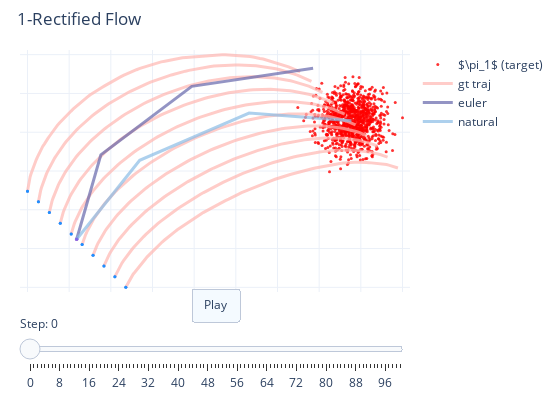
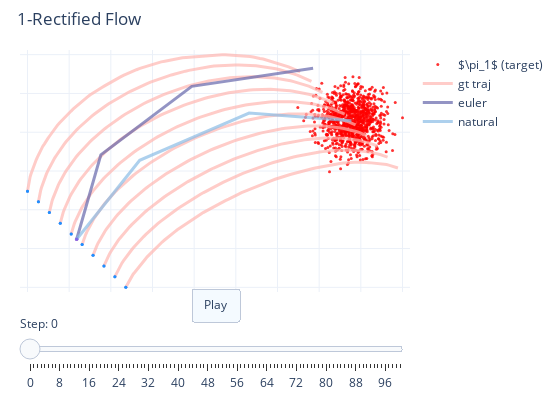

The notebook cell saved with these charts, in order:
### Code cell
velocity = NadarayaWatson(pi_0_sample=D0, pi_1_sample=D1, sample_size=5000, bandwidth=0.3, use_dot_x_t=True, interp=interp)

print(interp.name)

rectified_flow = RectifiedFlow(
    data_shape=(2,),
    velocity_field=velocity,
    interp=velocity.interp,
    source_distribution=pi_0,
    device=device,
)

euler = EulerSampler(
    rectified_flow=rectified_flow,
    num_steps=100,
)

natural_euler = CurvedEulerSampler(
    rectified_flow=rectified_flow,
	num_steps=100,
)

gt_traj = euler.sample_loop(x_0=gt_x_0).trajectories

euler_traj = euler.sample_loop(x_0=sample_x_0, num_steps=3).trajectories

natural_euler_traj = natural_euler.sample_loop(x_0=sample_x_0, num_steps=3).trajectories

visualize_2d_trajectories_plotly(
    trajectories_dict={"gt traj": gt_traj, "euler": euler_traj, "natural": natural_euler_traj},
    D1_gt_samples=D1[:1000],
    num_trajectories=50,
	title="1-Rectified Flow",
    trajectory_width=3,
)

### Figure 1 — Plotly figure (JSON) as saved in the notebook; plotly's stock layout.template omitted (floating-point values rounded to 4 significant figures; data arrays with more than 128 entries replaced by an {"elided": "..."} marker saying what was removed)
{"data": [{"hovertemplate": "(%{x:.3f}, %{y:.3f})<extra>target data</extra>", "marker": {"color": "red", "opacity": 0.8, "size": 3}, "mode": "markers", "name": "$\\pi_1$ (target)", "showlegend": true, "type": "scatter", "x": {"elided": "1000 float values"}, "y": {"elided": "1000 float values"}}, {"hoverinfo": "skip", "line": {"color": "#FFB7B2", "dash": "solid", "width": 3}, "mode": "lines", "name": "gt traj", "opacity": 0.7, "showlegend": true, "type": "scatter", "x": {"elided": "1020 float values"}, "y": {"elided": "1020 float values"}}, {"hovertemplate": "(%{x:.3f}, %{y:.3f})<extra>initial noise</extra>", "marker": {"color": "royalblue", "opacity": 0.8, "size": 3, "symbol": "circle"}, "mode": "markers", "name": "$\\pi_0$ (initial noise)", "showlegend": false, "type": "scatter", "x": [-6.5, -6.167, -5.833, -5.5, -5.167, -4.833, -4.5, -4.167, -3.833, -3.5], "y": [1.5, 1.167, 0.8333, 0.5, 0.1667, -0.1667, -0.5, -0.8333, -1.167, -1.5]}, {"hoverinfo": "skip", "line": {"color": "#6667AB", "dash": "solid", "width": 3}, "mode": "lines", "name": "euler", "opacity": 0.7, "showlegend": true, "type": "scatter", "x": [-5, -4.262, -1.486, 2.216, null], "y": [0, 2.631, 4.767, 5.335, null]}, {"hovertemplate": "(%{x:.3f}, %{y:.3f})<extra>initial noise</extra>", "marker": {"color": "royalblue", "opacity": 0.8, "size": 3, "symbol": "cross"}, "mode": "markers", "name": "$\\pi_0$ (initial noise)", "showlegend": false, "type": "scatter", "x": [-5], "y": [0]}, {"hoverinfo": "skip", "line": {"color": "#8ABDE5", "dash": "solid", "width": 3}, "mode": "lines", "name": "natural", "opacity": 0.7, "showlegend": true, "type": "scatter", "x": [-5, -3.076, 0.2624, 3.386, null], "y": [0, 2.462, 3.934, 3.696, null]}, {"hovertemplate": "(%{x:.3f}, %{y:.3f})<extra>initial noise</extra>", "marker": {"color": "royalblue", "opacity": 0.8, "size": 3, "symbol": "x"}, "mode": "markers", "name": "$\\pi_0$ (initial noise)", "showlegend": false, "type": "scatter", "x": [-5], "y": [0]}, {"hovertemplate": "(%{x:.3f}, %{y:.3f})<extra>%{fullData.name}</extra>", "marker": {"color": "#1E90FF", "size": 3}, "mode": "markers", "name": "gt traj", "showlegend": false, "type": "scatter", "x": [-6.5, -6.167, -5.833, -5.5, -5.167, -4.833, -4.5, -4.167, -3.833, -3.5], "y": [1.5, 1.167, 0.8333, 0.5, 0.1667, -0.1667, -0.5, -0.8333, -1.167, -1.5]}, {"hovertemplate": "(%{x:.3f}, %{y:.3f})<extra>%{fullData.name}</extra>", "marker": {"color": "#FF69B4", "size": 3}, "mode": "markers", "name": "euler", "showlegend": false, "type": "scatter", "x": [-5], "y": [0]}, {"hovertemplate": "(%{x:.3f}, %{y:.3f})<extra>%{fullData.name}</extra>", "marker": {"color": "#7B68EE", "size": 3}, "mode": "markers", "name": "natural", "showlegend": false, "type": "scatter", "x": [-5], "y": [0]}], "layout": {"height": 400, "margin": {"b": 20, "l": 20, "r": 20, "t": 50}, "showlegend": true, "sliders": [{"active": 0, "currentvalue": {"prefix": "Step: "}, "pad": {"t": 20}, "steps": [{"args": [["0"], {"frame": {"duration": 0, "redraw": true}, "mode": "immediate", "transition": {"duration": 0}}], "label": "0", "method": "animate"}, {"args": [["1"], {"frame": {"duration": 0, "redraw": true}, "mode": "immediate", "transition": {"duration": 0}}], "label": "1", "method": "animate"}, {"args": [["2"], {"frame": {"duration": 0, "redraw": true}, "mode": "immediate", "transition": {"duration": 0}}], "label": "2", "method": "animate"}, {"args": [["3"], {"frame": {"duration": 0, "redraw": true}, "mode": "immediate", "transition": {"duration": 0}}], "label": "3", "method": "animate"}, {"args": [["4"], {"frame": {"duration": 0, "redraw": true}, "mode": "immediate", "transition": {"duration": 0}}], "label": "4", "method": "animate"}, {"args": [["5"], {"frame": {"duration": 0, "redraw": true}, "mode": "immediate", "transition": {"duration": 0}}], "label": "5", "method": "animate"}, {"args": [["6"], {"frame": {"duration": 0, "redraw": true}, "mode": "immediate", "transition": {"duration": 0}}], "label": "6", "method": "animate"}, {"args": [["7"], {"frame": {"duration": 0, "redraw": true}, "mode": "immediate", "transition": {"duration": 0}}], "label": "7", "method": "animate"}, {"args": [["8"], {"frame": {"duration": 0, "redraw": true}, "mode": "immediate", "transition": {"duration": 0}}], "label": "8", "method": "animate"}, {"args": [["9"], {"frame": {"duration": 0, "redraw": true}, "mode": "immediate", "transition": {"duration": 0}}], "label": "9", "method": "animate"}, {"args": [["10"], {"frame": {"duration": 0, "redraw": true}, "mode": "immediate", "transition": {"duration": 0}}], "label": "10", "method": "animate"}, {"args": [["11"], {"frame": {"duration": 0, "redraw": true}, "mode": "immediate", "transition": {"duration": 0}}], "label": "11", "method": "animate"}, {"args": [["12"], {"frame": {"duration": 0, "redraw": true}, "mode": "immediate", "transition": {"duration": 0}}], "label": "12", "method": "animate"}, {"args": [["13"], {"frame": {"duration": 0, "redraw": true}, "mode": "immediate", "transition": {"duration": 0}}], "label": "13", "method": "animate"}, {"args": [["14"], {"frame": {"duration": 0, "redraw": true}, "mode": "immediate", "transition": {"duration": 0}}], "label": "14", "method": "animate"}, {"args": [["15"], {"frame": {"duration": 0, "redraw": true}, "mode": "immediate", "transition": {"duration": 0}}], "label": "15", "method": "animate"}, {"args": [["16"], {"frame": {"duration": 0, "redraw": true}, "mode": "immediate", "transition": {"duration": 0}}], "label": "16", "method": "animate"}, {"args": [["17"], {"frame": {"duration": 0, "redraw": true}, "mode": "immediate", "transition": {"duration": 0}}], "label": "17", "method": "animate"}, {"args": [["18"], {"frame": {"duration": 0, "redraw": true}, "mode": "immediate", "transition": {"duration": 0}}], "label": "18", "method": "animate"}, {"args": [["19"], {"frame": {"duration": 0, "redraw": true}, "mode": "immediate", "transition": {"duration": 0}}], "label": "19", "method": "animate"}, {"args": [["20"], {"frame": {"duration": 0, "redraw": true}, "mode": "immediate", "transition": {"duration": 0}}], "label": "20", "method": "animate"}, {"args": [["21"], {"frame": {"duration": 0, "redraw": true}, "mode": "immediate", "transition": {"duration": 0}}], "label": "21", "method": "animate"}, {"args": [["22"], {"frame": {"duration": 0, "redraw": true}, "mode": "immediate", "transition": {"duration": 0}}], "label": "22", "method": "animate"}, {"args": [["23"], {"frame": {"duration": 0, "redraw": true}, "mode": "immediate", "transition": {"duration": 0}}], "label": "23", "method": "animate"}, {"args": [["24"], {"frame": {"duration": 0, "redraw": true}, "mode": "immediate", "transition": {"duration": 0}}], "label": "24", "method": "animate"}, {"args": [["25"], {"frame": {"duration": 0, "redraw": true}, "mode": "immediate", "transition": {"duration": 0}}], "label": "25", "method": "animate"}, {"args": [["26"], {"frame": {"duration": 0, "redraw": true}, "mode": "immediate", "transition": {"duration": 0}}], "label": "26", "method": "animate"}, {"args": [["27"], {"frame": {"duration": 0, "redraw": true}, "mode": "immediate", "transition": {"duration": 0}}], "label": "27", "method": "animate"}, {"args": [["28"], {"frame": {"duration": 0, "redraw": true}, "mode": "immediate", "transition": {"duration": 0}}], "label": "28", "method": "animate"}, {"args": [["29"], {"frame": {"duration": 0, "redraw": true}, "mode": "immediate", "transition": {"duration": 0}}], "label": "29", "method": "animate"}, {"args": [["30"], {"frame": {"duration": 0, "redraw": true}, "mode": "immediate", "transition": {"duration": 0}}], "label": "30", "method": "animate"}, {"args": [["31"], {"frame": {"duration": 0, "redraw": true}, "mode": "immediate", "transition": {"duration": 0}}], "label": "31", "method": "animate"}, {"args": [["32"], {"frame": {"duration": 0, "redraw": true}, "mode": "immediate", "transition": {"duration": 0}}], "label": "32", "method": "animate"}, {"args": [["33"], {"frame": {"duration": 0, "redraw": true}, "mode": "immediate", "transition": {"duration": 0}}], "label": "33", "method": "animate"}, {"args": [["34"], {"frame": {"duration": 0, "redraw": true}, "mode": "immediate", "transition": {"duration": 0}}], "label": "34", "method": "animate"}, {"args": [["35"], {"frame": {"duration": 0, "redraw": true}, "mode": "immediate", "transition": {"duration": 0}}], "label": "35", "method": "animate"}, {"args": [["36"], {"frame": {"duration": 0, "redraw": true}, "mode": "immediate", "transition": {"duration": 0}}], "label": "36", "method": "animate"}, {"args": [["37"], {"frame": {"duration": 0, "redraw": true}, "mode": "immediate", "transition": {"duration": 0}}], "label": "37", "method": "animate"}, {"args": [["38"], {"frame": {"duration": 0, "redraw": true}, "mode": "immediate", "transition": {"duration": 0}}], "label": "38", "method": "animate"}, {"args": [["39"], {"frame": {"duration": 0, "redraw": true}, "mode": "immediate", "transition": {"duration": 0}}], "label": "39", "method": "animate"}, {"args": [["40"], {"frame": {"duration": 0, "redraw": true}, "mode": "immediate", "transition": {"duration": 0}}], "label": "40", "method": "animate"}, {"args": [["41"], {"frame": {"duration": 0, "redraw": true}, "mode": "immediate", "transition": {"duration": 0}}], "label": "41", "method": "animate"}, {"args": [["42"], {"frame": {"duration": 0, "redraw": true}, "mode": "immediate", "transition": {"duration": 0}}], "label": "42", "method": "animate"}, {"args": [["43"], {"frame": {"duration": 0, "redraw": true}, "mode": "immediate", "transition": {"duration": 0}}], "label": "43", "method": "animate"}, {"args": [["44"], {"frame": {"duration": 0, "redraw": true}, "mode": "immediate", "transition": {"duration": 0}}], "label": "44", "method": "animate"}, {"args": [["45"], {"frame": {"duration": 0, "redraw": true}, "mode": "immediate", "transition": {"duration": 0}}], "label": "45", "method": "animate"}, {"args": [["46"], {"frame": {"duration": 0, "redraw": true}, "mode": "immediate", "transition": {"duration": 0}}], "label": "46", "method": "animate"}, {"args": [["47"], {"frame": {"duration": 0, "redraw": true}, "mode": "immediate", "transition": {"duration": 0}}], "label": "47", "method": "animate"}, {"args": [["48"], {"frame": {"duration": 0, "redraw": true}, "mode": "immediate", "transition": {"duration": 0}}], "label": "48", "method": "animate"}, {"args": [["49"], {"frame": {"duration": 0, "redraw": true}, "mode": "immediate", "transition": {"duration": 0}}], "label": "49", "method": "animate"}, {"args": [["50"], {"frame": {"duration": 0, "redraw": true}, "mode": "immediate", "transition": {"duration": 0}}], "label": "50", "method": "animate"}, {"args": [["51"], {"frame": {"duration": 0, "redraw": true}, "mode": "immediate", "transition": {"duration": 0}}], "label": "51", "method": "animate"}, {"args": [["52"], {"frame": {"duration": 0, "redraw": true}, "mode": "immediate", "transition": {"duration": 0}}], "label": "52", "method": "animate"}, {"args": [["53"], {"frame": {"duration": 0, "redraw": true}, "mode": "immediate", "transition": {"duration": 0}}], "label": "53", "method": "animate"}, {"args": [["54"], {"frame": {"duration": 0, "redraw": true}, "mode": "immediate", "transition": {"duration": 0}}], "label": "54", "method": "animate"}, {"args": [["55"], {"frame": {"duration": 0, "redraw": true}, "mode": "immediate", "transition": {"duration": 0}}], "label": "55", "method": "animate"}, {"args": [["56"], {"frame": {"duration": 0, "redraw": true}, "mode": "immediate", "transition": {"duration": 0}}], "label": "56", "method": "animate"}, {"args": [["57"], {"frame": {"duration": 0, "redraw": true}, "mode": "immediate", "transition": {"duration": 0}}], "label": "57", "method": "animate"}, {"args": [["58"], {"frame": {"duration": 0, "redraw": true}, "mode": "immediate", "transition": {"duration": 0}}], "label": "58", "method": "animate"}, {"args": [["59"], {"frame": {"duration": 0, "redraw": true}, "mode": "immediate", "transition": {"duration": 0}}], "label": "59", "method": "animate"}, {"args": [["60"], {"frame": {"duration": 0, "redraw": true}, "mode": "immediate", "transition": {"duration": 0}}], "label": "60", "method": "animate"}, {"args": [["61"], {"frame": {"duration": 0, "redraw": true}, "mode": "immediate", "transition": {"duration": 0}}], "label": "61", "method": "animate"}, {"args": [["62"], {"frame": {"duration": 0, "redraw": true}, "mode": "immediate", "transition": {"duration": 0}}], "label": "62", "method": "animate"}, {"args": [["63"], {"frame": {"duration": 0, "redraw": true}, "mode": "immediate", "transition": {"duration": 0}}], "label": "63", "method": "animate"}, {"args": [["64"], {"frame": {"duration": 0, "redraw": true}, "mode": "immediate", "transition": {"duration": 0}}], "label": "64", "method": "animate"}, {"args": [["65"], {"frame": {"duration": 0, "redraw": true}, "mode": "immediate", "transition": {"duration": 0}}], "label": "65", "method": "animate"}, {"args": [["66"], {"frame": {"duration": 0, "redraw": true}, "mode": "immediate", "transition": {"duration": 0}}], "label": "66", "method": "animate"}, {"args": [["67"], {"frame": {"duration": 0, "redraw": true}, "mode": "immediate", "transition": {"duration": 0}}], "label": "67", "method": "animate"}, {"args": [["68"], {"frame": {"duration": 0, "redraw": true}, "mode": "immediate", "transition": {"duration": 0}}], "label": "68", "method": "animate"}, {"args": [["69"], {"frame": {"duration": 0, "redraw": true}, "mode": "immediate", "transition": {"duration": 0}}], "label": "69", "method": "animate"}, {"args": [["70"], {"frame": {"duration": 0, "redraw": true}, "mode": "immediate", "transition": {"duration": 0}}], "label": "70", "method": "animate"}, {"args": [["71"], {"frame": {"duration": 0, "redraw": true}, "mode": "immediate", "transition": {"duration": 0}}], "label": "71", "method": "animate"}, {"args": [["72"], {"frame": {"duration": 0, "redraw": true}, "mode": "immediate", "transition": {"duration": 0}}], "label": "72", "method": "animate"}, {"args": [["73"], {"frame": {"duration": 0, "redraw": true}, "mode": "immediate", "transition": {"duration": 0}}], "label": "73", "method": "animate"}, {"args": [["74"], {"frame": {"duration": 0, "redraw": true}, "mode": "immediate", "transition": {"duration": 0}}], "label": "74", "method": "animate"}, {"args": [["75"], {"frame": {"duration": 0, "redraw": true}, "mode": "immediate", "transition": {"duration": 0}}], "label": "75", "method": "animate"}, {"args": [["76"], {"frame": {"duration": 0, "redraw": true}, "mode": "immediate", "transition": {"duration": 0}}], "label": "76", "method": "animate"}, {"args": [["77"], {"frame": {"duration": 0, "redraw": true}, "mode": "immediate", "transition": {"duration": 0}}], "label": "77", "method": "animate"}, {"args": [["78"], {"frame": {"duration": 0, "redraw": true}, "mode": "immediate", "transition": {"duration": 0}}], "label": "78", "method": "animate"}, {"args": [["79"], {"frame": {"duration": 0, "redraw": true}, "mode": "immediate", "transition": {"duration": 0}}], "label": "79", "method": "animate"}, {"args": [["80"], {"frame": {"duration": 0, "redraw": true}, "mode": "immediate", "transition": {"duration": 0}}], "label": "80", "method": "animate"}, {"args": [["81"], {"frame": {"duration": 0, "redraw": true}, "mode": "immediate", "transition": {"duration": 0}}], "label": "81", "method": "animate"}, {"args": [["82"], {"frame": {"duration": 0, "redraw": true}, "mode": "immediate", "transition": {"duration": 0}}], "label": "82", "method": "animate"}, {"args": [["83"], {"frame": {"duration": 0, "redraw": true}, "mode": "immediate", "transition": {"duration": 0}}], "label": "83", "method": "animate"}, {"args": [["84"], {"frame": {"duration": 0, "redraw": true}, "mode": "immediate", "transition": {"duration": 0}}], "label": "84", "method": "animate"}, {"args": [["85"], {"frame": {"duration": 0, "redraw": true}, "mode": "immediate", "transition": {"duration": 0}}], "label": "85", "method": "animate"}, {"args": [["86"], {"frame": {"duration": 0, "redraw": true}, "mode": "immediate", "transition": {"duration": 0}}], "label": "86", "method": "animate"}, {"args": [["87"], {"frame": {"duration": 0, "redraw": true}, "mode": "immediate", "transition": {"duration": 0}}], "label": "87", "method": "animate"}, {"args": [["88"], {"frame": {"duration": 0, "redraw": true}, "mode": "immediate", "transition": {"duration": 0}}], "label": "88", "method": "animate"}, {"args": [["89"], {"frame": {"duration": 0, "redraw": true}, "mode": "immediate", "transition": {"duration": 0}}], "label": "89", "method": "animate"}, {"args": [["90"], {"frame": {"duration": 0, "redraw": true}, "mode": "immediate", "transition": {"duration": 0}}], "label": "90", "method": "animate"}, {"args": [["91"], {"frame": {"duration": 0, "redraw": true}, "mode": "immediate", "transition": {"duration": 0}}], "label": "91", "method": "animate"}, {"args": [["92"], {"frame": {"duration": 0, "redraw": true}, "mode": "immediate", "transition": {"duration": 0}}], "label": "92", "method": "animate"}, {"args": [["93"], {"frame": {"duration": 0, "redraw": true}, "mode": "immediate", "transition": {"duration": 0}}], "label": "93", "method": "animate"}, {"args": [["94"], {"frame": {"duration": 0, "redraw": true}, "mode": "immediate", "transition": {"duration": 0}}], "label": "94", "method": "animate"}, {"args": [["95"], {"frame": {"duration": 0, "redraw": true}, "mode": "immediate", "transition": {"duration": 0}}], "label": "95", "method": "animate"}, {"args": [["96"], {"frame": {"duration": 0, "redraw": true}, "mode": "immediate", "transition": {"duration": 0}}], "label": "96", "method": "animate"}, {"args": [["97"], {"frame": {"duration": 0, "redraw": true}, "mode": "immediate", "transition": {"duration": 0}}], "label": "97", "method": "animate"}, {"args": [["98"], {"frame": {"duration": 0, "redraw": true}, "mode": "immediate", "transition": {"duration": 0}}], "label": "98", "method": "animate"}, {"args": [["99"], {"frame": {"duration": 0, "redraw": true}, "mode": "immediate", "transition": {"duration": 0}}], "label": "99", "method": "animate"}, {"args": [["100"], {"frame": {"duration": 0, "redraw": true}, "mode": "immediate", "transition": {"duration": 0}}], "label": "100", "method": "animate"}]}], "title": {"text": "1-Rectified Flow", "x": 0.03, "xanchor": "left"}, "updatemenus": [{"buttons": [{"args": [null, {"frame": {"duration": 500, "redraw": false}, "fromcurrent": true, "loop": true, "mode": "immediate", "transition": {"duration": 300, "easing": "quadratic-in-out"}}], "label": "Play", "method": "animate"}], "pad": {"b": 10, "t": 10}, "type": "buttons", "x": 0.5, "xanchor": "center", "y": -0.05, "yanchor": "middle"}], "width": 560, "xaxis": {"dtick": 1.271, "griddash": "solid", "mirror": false, "range": [-6.729, 5.172], "showgrid": true, "showline": false, "showticklabels": false, "tick0": -6.5, "zeroline": false}, "yaxis": {"dtick": 1.209, "griddash": "solid", "mirror": false, "range": [-1.645, 5.902], "showgrid": true, "showline": false, "showticklabels": false, "tick0": -1.5, "zeroline": false}}}

### Figure 2 — Plotly figure (JSON) as saved in the notebook; plotly's stock layout.template omitted (floating-point values rounded to 4 significant figures; data arrays with more than 128 entries replaced by an {"elided": "..."} marker saying what was removed)
{"data": [{"hovertemplate": "(%{x:.3f}, %{y:.3f})<extra>target data</extra>", "marker": {"color": "red", "opacity": 0.8, "size": 3}, "mode": "markers", "name": "$\\pi_1$ (target)", "showlegend": true, "type": "scatter", "x": {"elided": "1000 float values"}, "y": {"elided": "1000 float values"}}, {"hoverinfo": "skip", "line": {"color": "#FFB7B2", "dash": "solid", "width": 3}, "mode": "lines", "name": "gt traj", "opacity": 0.7, "showlegend": true, "type": "scatter", "x": {"elided": "1020 float values"}, "y": {"elided": "1020 float values"}}, {"hovertemplate": "(%{x:.3f}, %{y:.3f})<extra>initial noise</extra>", "marker": {"color": "royalblue", "opacity": 0.8, "size": 3, "symbol": "circle"}, "mode": "markers", "name": "$\\pi_0$ (initial noise)", "showlegend": false, "type": "scatter", "x": [-6.5, -6.167, -5.833, -5.5, -5.167, -4.833, -4.5, -4.167, -3.833, -3.5], "y": [1.5, 1.167, 0.8333, 0.5, 0.1667, -0.1667, -0.5, -0.8333, -1.167, -1.5]}, {"hoverinfo": "skip", "line": {"color": "#6667AB", "dash": "solid", "width": 3}, "mode": "lines", "name": "euler", "opacity": 0.7, "showlegend": true, "type": "scatter", "x": [-5, -4.262, -1.486, 2.216, null], "y": [0, 2.631, 4.767, 5.335, null]}, {"hovertemplate": "(%{x:.3f}, %{y:.3f})<extra>initial noise</extra>", "marker": {"color": "royalblue", "opacity": 0.8, "size": 3, "symbol": "cross"}, "mode": "markers", "name": "$\\pi_0$ (initial noise)", "showlegend": false, "type": "scatter", "x": [-5], "y": [0]}, {"hoverinfo": "skip", "line": {"color": "#8ABDE5", "dash": "solid", "width": 3}, "mode": "lines", "name": "natural", "opacity": 0.7, "showlegend": true, "type": "scatter", "x": [-5, -3.076, 0.2624, 3.386, null], "y": [0, 2.462, 3.934, 3.696, null]}, {"hovertemplate": "(%{x:.3f}, %{y:.3f})<extra>initial noise</extra>", "marker": {"color": "royalblue", "opacity": 0.8, "size": 3, "symbol": "x"}, "mode": "markers", "name": "$\\pi_0$ (initial noise)", "showlegend": false, "type": "scatter", "x": [-5], "y": [0]}, {"hovertemplate": "(%{x:.3f}, %{y:.3f})<extra>%{fullData.name}</extra>", "marker": {"color": "#1E90FF", "size": 3}, "mode": "markers", "name": "gt traj", "showlegend": false, "type": "scatter", "x": [-6.5, -6.167, -5.833, -5.5, -5.167, -4.833, -4.5, -4.167, -3.833, -3.5], "y": [1.5, 1.167, 0.8333, 0.5, 0.1667, -0.1667, -0.5, -0.8333, -1.167, -1.5]}, {"hovertemplate": "(%{x:.3f}, %{y:.3f})<extra>%{fullData.name}</extra>", "marker": {"color": "#FF69B4", "size": 3}, "mode": "markers", "name": "euler", "showlegend": false, "type": "scatter", "x": [-5], "y": [0]}, {"hovertemplate": "(%{x:.3f}, %{y:.3f})<extra>%{fullData.name}</extra>", "marker": {"color": "#7B68EE", "size": 3}, "mode": "markers", "name": "natural", "showlegend": false, "type": "scatter", "x": [-5], "y": [0]}], "layout": {"height": 400, "margin": {"b": 20, "l": 20, "r": 20, "t": 50}, "showlegend": true, "sliders": [{"active": 0, "currentvalue": {"prefix": "Step: "}, "pad": {"t": 20}, "steps": [{"args": [["0"], {"frame": {"duration": 0, "redraw": true}, "mode": "immediate", "transition": {"duration": 0}}], "label": "0", "method": "animate"}, {"args": [["1"], {"frame": {"duration": 0, "redraw": true}, "mode": "immediate", "transition": {"duration": 0}}], "label": "1", "method": "animate"}, {"args": [["2"], {"frame": {"duration": 0, "redraw": true}, "mode": "immediate", "transition": {"duration": 0}}], "label": "2", "method": "animate"}, {"args": [["3"], {"frame": {"duration": 0, "redraw": true}, "mode": "immediate", "transition": {"duration": 0}}], "label": "3", "method": "animate"}, {"args": [["4"], {"frame": {"duration": 0, "redraw": true}, "mode": "immediate", "transition": {"duration": 0}}], "label": "4", "method": "animate"}, {"args": [["5"], {"frame": {"duration": 0, "redraw": true}, "mode": "immediate", "transition": {"duration": 0}}], "label": "5", "method": "animate"}, {"args": [["6"], {"frame": {"duration": 0, "redraw": true}, "mode": "immediate", "transition": {"duration": 0}}], "label": "6", "method": "animate"}, {"args": [["7"], {"frame": {"duration": 0, "redraw": true}, "mode": "immediate", "transition": {"duration": 0}}], "label": "7", "method": "animate"}, {"args": [["8"], {"frame": {"duration": 0, "redraw": true}, "mode": "immediate", "transition": {"duration": 0}}], "label": "8", "method": "animate"}, {"args": [["9"], {"frame": {"duration": 0, "redraw": true}, "mode": "immediate", "transition": {"duration": 0}}], "label": "9", "method": "animate"}, {"args": [["10"], {"frame": {"duration": 0, "redraw": true}, "mode": "immediate", "transition": {"duration": 0}}], "label": "10", "method": "animate"}, {"args": [["11"], {"frame": {"duration": 0, "redraw": true}, "mode": "immediate", "transition": {"duration": 0}}], "label": "11", "method": "animate"}, {"args": [["12"], {"frame": {"duration": 0, "redraw": true}, "mode": "immediate", "transition": {"duration": 0}}], "label": "12", "method": "animate"}, {"args": [["13"], {"frame": {"duration": 0, "redraw": true}, "mode": "immediate", "transition": {"duration": 0}}], "label": "13", "method": "animate"}, {"args": [["14"], {"frame": {"duration": 0, "redraw": true}, "mode": "immediate", "transition": {"duration": 0}}], "label": "14", "method": "animate"}, {"args": [["15"], {"frame": {"duration": 0, "redraw": true}, "mode": "immediate", "transition": {"duration": 0}}], "label": "15", "method": "animate"}, {"args": [["16"], {"frame": {"duration": 0, "redraw": true}, "mode": "immediate", "transition": {"duration": 0}}], "label": "16", "method": "animate"}, {"args": [["17"], {"frame": {"duration": 0, "redraw": true}, "mode": "immediate", "transition": {"duration": 0}}], "label": "17", "method": "animate"}, {"args": [["18"], {"frame": {"duration": 0, "redraw": true}, "mode": "immediate", "transition": {"duration": 0}}], "label": "18", "method": "animate"}, {"args": [["19"], {"frame": {"duration": 0, "redraw": true}, "mode": "immediate", "transition": {"duration": 0}}], "label": "19", "method": "animate"}, {"args": [["20"], {"frame": {"duration": 0, "redraw": true}, "mode": "immediate", "transition": {"duration": 0}}], "label": "20", "method": "animate"}, {"args": [["21"], {"frame": {"duration": 0, "redraw": true}, "mode": "immediate", "transition": {"duration": 0}}], "label": "21", "method": "animate"}, {"args": [["22"], {"frame": {"duration": 0, "redraw": true}, "mode": "immediate", "transition": {"duration": 0}}], "label": "22", "method": "animate"}, {"args": [["23"], {"frame": {"duration": 0, "redraw": true}, "mode": "immediate", "transition": {"duration": 0}}], "label": "23", "method": "animate"}, {"args": [["24"], {"frame": {"duration": 0, "redraw": true}, "mode": "immediate", "transition": {"duration": 0}}], "label": "24", "method": "animate"}, {"args": [["25"], {"frame": {"duration": 0, "redraw": true}, "mode": "immediate", "transition": {"duration": 0}}], "label": "25", "method": "animate"}, {"args": [["26"], {"frame": {"duration": 0, "redraw": true}, "mode": "immediate", "transition": {"duration": 0}}], "label": "26", "method": "animate"}, {"args": [["27"], {"frame": {"duration": 0, "redraw": true}, "mode": "immediate", "transition": {"duration": 0}}], "label": "27", "method": "animate"}, {"args": [["28"], {"frame": {"duration": 0, "redraw": true}, "mode": "immediate", "transition": {"duration": 0}}], "label": "28", "method": "animate"}, {"args": [["29"], {"frame": {"duration": 0, "redraw": true}, "mode": "immediate", "transition": {"duration": 0}}], "label": "29", "method": "animate"}, {"args": [["30"], {"frame": {"duration": 0, "redraw": true}, "mode": "immediate", "transition": {"duration": 0}}], "label": "30", "method": "animate"}, {"args": [["31"], {"frame": {"duration": 0, "redraw": true}, "mode": "immediate", "transition": {"duration": 0}}], "label": "31", "method": "animate"}, {"args": [["32"], {"frame": {"duration": 0, "redraw": true}, "mode": "immediate", "transition": {"duration": 0}}], "label": "32", "method": "animate"}, {"args": [["33"], {"frame": {"duration": 0, "redraw": true}, "mode": "immediate", "transition": {"duration": 0}}], "label": "33", "method": "animate"}, {"args": [["34"], {"frame": {"duration": 0, "redraw": true}, "mode": "immediate", "transition": {"duration": 0}}], "label": "34", "method": "animate"}, {"args": [["35"], {"frame": {"duration": 0, "redraw": true}, "mode": "immediate", "transition": {"duration": 0}}], "label": "35", "method": "animate"}, {"args": [["36"], {"frame": {"duration": 0, "redraw": true}, "mode": "immediate", "transition": {"duration": 0}}], "label": "36", "method": "animate"}, {"args": [["37"], {"frame": {"duration": 0, "redraw": true}, "mode": "immediate", "transition": {"duration": 0}}], "label": "37", "method": "animate"}, {"args": [["38"], {"frame": {"duration": 0, "redraw": true}, "mode": "immediate", "transition": {"duration": 0}}], "label": "38", "method": "animate"}, {"args": [["39"], {"frame": {"duration": 0, "redraw": true}, "mode": "immediate", "transition": {"duration": 0}}], "label": "39", "method": "animate"}, {"args": [["40"], {"frame": {"duration": 0, "redraw": true}, "mode": "immediate", "transition": {"duration": 0}}], "label": "40", "method": "animate"}, {"args": [["41"], {"frame": {"duration": 0, "redraw": true}, "mode": "immediate", "transition": {"duration": 0}}], "label": "41", "method": "animate"}, {"args": [["42"], {"frame": {"duration": 0, "redraw": true}, "mode": "immediate", "transition": {"duration": 0}}], "label": "42", "method": "animate"}, {"args": [["43"], {"frame": {"duration": 0, "redraw": true}, "mode": "immediate", "transition": {"duration": 0}}], "label": "43", "method": "animate"}, {"args": [["44"], {"frame": {"duration": 0, "redraw": true}, "mode": "immediate", "transition": {"duration": 0}}], "label": "44", "method": "animate"}, {"args": [["45"], {"frame": {"duration": 0, "redraw": true}, "mode": "immediate", "transition": {"duration": 0}}], "label": "45", "method": "animate"}, {"args": [["46"], {"frame": {"duration": 0, "redraw": true}, "mode": "immediate", "transition": {"duration": 0}}], "label": "46", "method": "animate"}, {"args": [["47"], {"frame": {"duration": 0, "redraw": true}, "mode": "immediate", "transition": {"duration": 0}}], "label": "47", "method": "animate"}, {"args": [["48"], {"frame": {"duration": 0, "redraw": true}, "mode": "immediate", "transition": {"duration": 0}}], "label": "48", "method": "animate"}, {"args": [["49"], {"frame": {"duration": 0, "redraw": true}, "mode": "immediate", "transition": {"duration": 0}}], "label": "49", "method": "animate"}, {"args": [["50"], {"frame": {"duration": 0, "redraw": true}, "mode": "immediate", "transition": {"duration": 0}}], "label": "50", "method": "animate"}, {"args": [["51"], {"frame": {"duration": 0, "redraw": true}, "mode": "immediate", "transition": {"duration": 0}}], "label": "51", "method": "animate"}, {"args": [["52"], {"frame": {"duration": 0, "redraw": true}, "mode": "immediate", "transition": {"duration": 0}}], "label": "52", "method": "animate"}, {"args": [["53"], {"frame": {"duration": 0, "redraw": true}, "mode": "immediate", "transition": {"duration": 0}}], "label": "53", "method": "animate"}, {"args": [["54"], {"frame": {"duration": 0, "redraw": true}, "mode": "immediate", "transition": {"duration": 0}}], "label": "54", "method": "animate"}, {"args": [["55"], {"frame": {"duration": 0, "redraw": true}, "mode": "immediate", "transition": {"duration": 0}}], "label": "55", "method": "animate"}, {"args": [["56"], {"frame": {"duration": 0, "redraw": true}, "mode": "immediate", "transition": {"duration": 0}}], "label": "56", "method": "animate"}, {"args": [["57"], {"frame": {"duration": 0, "redraw": true}, "mode": "immediate", "transition": {"duration": 0}}], "label": "57", "method": "animate"}, {"args": [["58"], {"frame": {"duration": 0, "redraw": true}, "mode": "immediate", "transition": {"duration": 0}}], "label": "58", "method": "animate"}, {"args": [["59"], {"frame": {"duration": 0, "redraw": true}, "mode": "immediate", "transition": {"duration": 0}}], "label": "59", "method": "animate"}, {"args": [["60"], {"frame": {"duration": 0, "redraw": true}, "mode": "immediate", "transition": {"duration": 0}}], "label": "60", "method": "animate"}, {"args": [["61"], {"frame": {"duration": 0, "redraw": true}, "mode": "immediate", "transition": {"duration": 0}}], "label": "61", "method": "animate"}, {"args": [["62"], {"frame": {"duration": 0, "redraw": true}, "mode": "immediate", "transition": {"duration": 0}}], "label": "62", "method": "animate"}, {"args": [["63"], {"frame": {"duration": 0, "redraw": true}, "mode": "immediate", "transition": {"duration": 0}}], "label": "63", "method": "animate"}, {"args": [["64"], {"frame": {"duration": 0, "redraw": true}, "mode": "immediate", "transition": {"duration": 0}}], "label": "64", "method": "animate"}, {"args": [["65"], {"frame": {"duration": 0, "redraw": true}, "mode": "immediate", "transition": {"duration": 0}}], "label": "65", "method": "animate"}, {"args": [["66"], {"frame": {"duration": 0, "redraw": true}, "mode": "immediate", "transition": {"duration": 0}}], "label": "66", "method": "animate"}, {"args": [["67"], {"frame": {"duration": 0, "redraw": true}, "mode": "immediate", "transition": {"duration": 0}}], "label": "67", "method": "animate"}, {"args": [["68"], {"frame": {"duration": 0, "redraw": true}, "mode": "immediate", "transition": {"duration": 0}}], "label": "68", "method": "animate"}, {"args": [["69"], {"frame": {"duration": 0, "redraw": true}, "mode": "immediate", "transition": {"duration": 0}}], "label": "69", "method": "animate"}, {"args": [["70"], {"frame": {"duration": 0, "redraw": true}, "mode": "immediate", "transition": {"duration": 0}}], "label": "70", "method": "animate"}, {"args": [["71"], {"frame": {"duration": 0, "redraw": true}, "mode": "immediate", "transition": {"duration": 0}}], "label": "71", "method": "animate"}, {"args": [["72"], {"frame": {"duration": 0, "redraw": true}, "mode": "immediate", "transition": {"duration": 0}}], "label": "72", "method": "animate"}, {"args": [["73"], {"frame": {"duration": 0, "redraw": true}, "mode": "immediate", "transition": {"duration": 0}}], "label": "73", "method": "animate"}, {"args": [["74"], {"frame": {"duration": 0, "redraw": true}, "mode": "immediate", "transition": {"duration": 0}}], "label": "74", "method": "animate"}, {"args": [["75"], {"frame": {"duration": 0, "redraw": true}, "mode": "immediate", "transition": {"duration": 0}}], "label": "75", "method": "animate"}, {"args": [["76"], {"frame": {"duration": 0, "redraw": true}, "mode": "immediate", "transition": {"duration": 0}}], "label": "76", "method": "animate"}, {"args": [["77"], {"frame": {"duration": 0, "redraw": true}, "mode": "immediate", "transition": {"duration": 0}}], "label": "77", "method": "animate"}, {"args": [["78"], {"frame": {"duration": 0, "redraw": true}, "mode": "immediate", "transition": {"duration": 0}}], "label": "78", "method": "animate"}, {"args": [["79"], {"frame": {"duration": 0, "redraw": true}, "mode": "immediate", "transition": {"duration": 0}}], "label": "79", "method": "animate"}, {"args": [["80"], {"frame": {"duration": 0, "redraw": true}, "mode": "immediate", "transition": {"duration": 0}}], "label": "80", "method": "animate"}, {"args": [["81"], {"frame": {"duration": 0, "redraw": true}, "mode": "immediate", "transition": {"duration": 0}}], "label": "81", "method": "animate"}, {"args": [["82"], {"frame": {"duration": 0, "redraw": true}, "mode": "immediate", "transition": {"duration": 0}}], "label": "82", "method": "animate"}, {"args": [["83"], {"frame": {"duration": 0, "redraw": true}, "mode": "immediate", "transition": {"duration": 0}}], "label": "83", "method": "animate"}, {"args": [["84"], {"frame": {"duration": 0, "redraw": true}, "mode": "immediate", "transition": {"duration": 0}}], "label": "84", "method": "animate"}, {"args": [["85"], {"frame": {"duration": 0, "redraw": true}, "mode": "immediate", "transition": {"duration": 0}}], "label": "85", "method": "animate"}, {"args": [["86"], {"frame": {"duration": 0, "redraw": true}, "mode": "immediate", "transition": {"duration": 0}}], "label": "86", "method": "animate"}, {"args": [["87"], {"frame": {"duration": 0, "redraw": true}, "mode": "immediate", "transition": {"duration": 0}}], "label": "87", "method": "animate"}, {"args": [["88"], {"frame": {"duration": 0, "redraw": true}, "mode": "immediate", "transition": {"duration": 0}}], "label": "88", "method": "animate"}, {"args": [["89"], {"frame": {"duration": 0, "redraw": true}, "mode": "immediate", "transition": {"duration": 0}}], "label": "89", "method": "animate"}, {"args": [["90"], {"frame": {"duration": 0, "redraw": true}, "mode": "immediate", "transition": {"duration": 0}}], "label": "90", "method": "animate"}, {"args": [["91"], {"frame": {"duration": 0, "redraw": true}, "mode": "immediate", "transition": {"duration": 0}}], "label": "91", "method": "animate"}, {"args": [["92"], {"frame": {"duration": 0, "redraw": true}, "mode": "immediate", "transition": {"duration": 0}}], "label": "92", "method": "animate"}, {"args": [["93"], {"frame": {"duration": 0, "redraw": true}, "mode": "immediate", "transition": {"duration": 0}}], "label": "93", "method": "animate"}, {"args": [["94"], {"frame": {"duration": 0, "redraw": true}, "mode": "immediate", "transition": {"duration": 0}}], "label": "94", "method": "animate"}, {"args": [["95"], {"frame": {"duration": 0, "redraw": true}, "mode": "immediate", "transition": {"duration": 0}}], "label": "95", "method": "animate"}, {"args": [["96"], {"frame": {"duration": 0, "redraw": true}, "mode": "immediate", "transition": {"duration": 0}}], "label": "96", "method": "animate"}, {"args": [["97"], {"frame": {"duration": 0, "redraw": true}, "mode": "immediate", "transition": {"duration": 0}}], "label": "97", "method": "animate"}, {"args": [["98"], {"frame": {"duration": 0, "redraw": true}, "mode": "immediate", "transition": {"duration": 0}}], "label": "98", "method": "animate"}, {"args": [["99"], {"frame": {"duration": 0, "redraw": true}, "mode": "immediate", "transition": {"duration": 0}}], "label": "99", "method": "animate"}, {"args": [["100"], {"frame": {"duration": 0, "redraw": true}, "mode": "immediate", "transition": {"duration": 0}}], "label": "100", "method": "animate"}]}], "title": {"text": "1-Rectified Flow", "x": 0.03, "xanchor": "left"}, "updatemenus": [{"buttons": [{"args": [null, {"frame": {"duration": 500, "redraw": false}, "fromcurrent": true, "loop": true, "mode": "immediate", "transition": {"duration": 300, "easing": "quadratic-in-out"}}], "label": "Play", "method": "animate"}], "pad": {"b": 10, "t": 10}, "type": "buttons", "x": 0.5, "xanchor": "center", "y": -0.05, "yanchor": "middle"}], "width": 560, "xaxis": {"dtick": 1.271, "griddash": "solid", "mirror": false, "range": [-6.729, 5.172], "showgrid": true, "showline": false, "showticklabels": false, "tick0": -6.5, "zeroline": false}, "yaxis": {"dtick": 1.209, "griddash": "solid", "mirror": false, "range": [-1.645, 5.902], "showgrid": true, "showline": false, "showticklabels": false, "tick0": -1.5, "zeroline": false}}}
